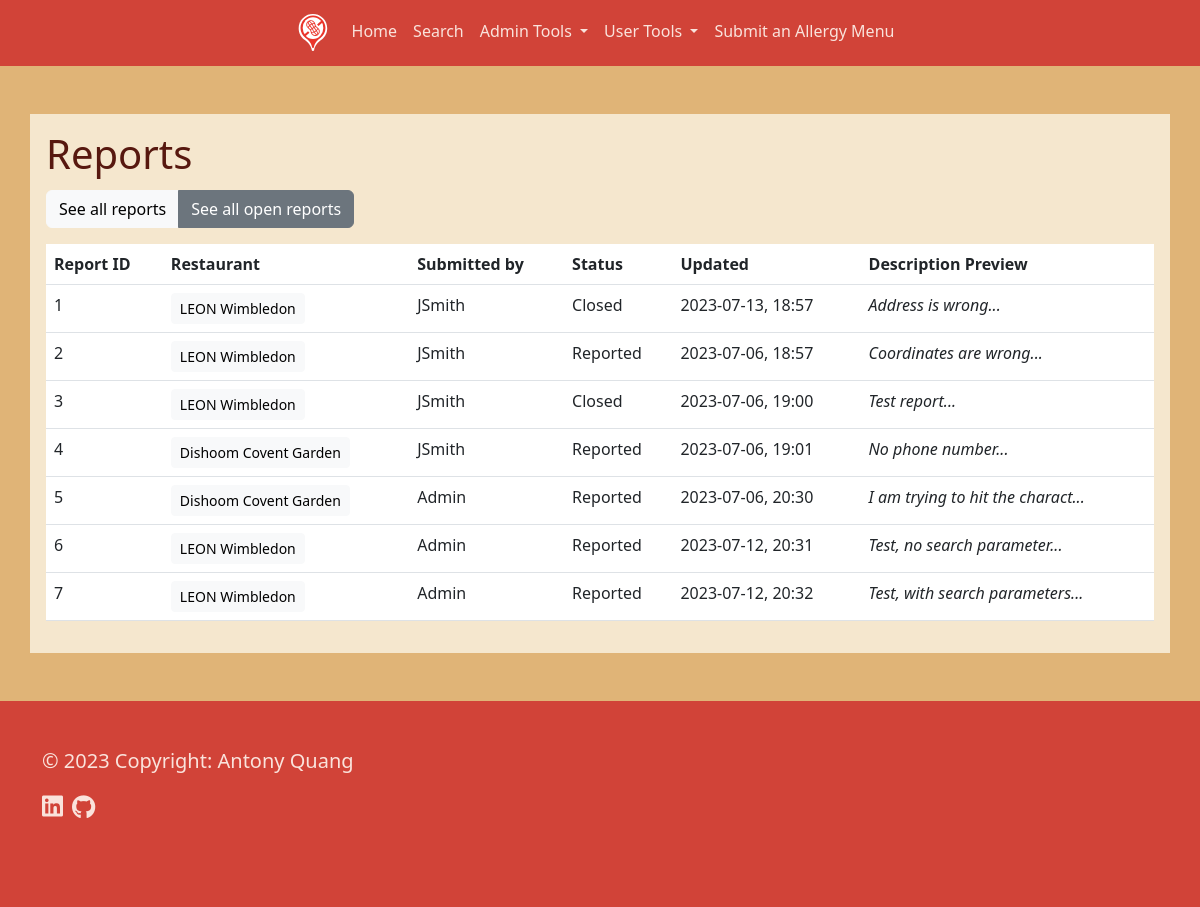
The page /admin/reports (signed in) on the database its author committed.
### application/models.py (models this page shows, shortened)
class Report(db.Model):
    __tablename__ = "reports"
    id = db.Column(db.Integer, primary_key=True)
    description = db.Column(db.String(140), unique=False, nullable=False)
    status = db.Column(db.String(), default="Reported")
    start_datetime = db.Column(db.DateTime, nullable=False)
    update_datetime = db.Column(db.DateTime, nullable=False)
    parent_user = db.relationship("User", back_populates="reports")
    parent_user_id = db.Column(db.Integer, db.ForeignKey("users.id"))
    parent_restaurant = db.relationship("Restaurant", back_populates="reports")
    parent_restaurant_id = db.Column(db.Integer, db.ForeignKey("restaurants.id"))

class Restaurant(db.Model):
    __tablename__ = "restaurants"
    id = db.Column(db.Integer, primary_key=True)
    name = db.Column(db.String(30), nullable=False)
    latitude = db.Column(db.Numeric, nullable=False)
    longitude = db.Column(db.Numeric, nullable=False)
    price = db.Column(db.String(3), nullable=False)
    website = db.Column(db.String(), nullable=False)
    menu = db.Column(db.String(), nullable=False)
    status = db.Column(db.String(30), default="Proposed", unique=False, nullable=False)
    phone = db.Column(db.String())
    start_datetime = db.Column(db.DateTime, nullable=False)
    update_datetime = db.Column(db.DateTime, nullable=False)
    address = db.Column(db.String(250), unique=False, nullable=False)
    maps_url = db.Column(db.String(), nullable=False)
    cuisines = db.Column(JsonEncodedDict)
    reports = db.relationship("Report", back_populates="parent_restaurant")

class User(db.Model, UserMixin):
    __tablename__ = "users"
    id = db.Column(db.Integer, primary_key=True)
    user_type = db.Column(db.String(), default="User", nullable=False)
    username = db.Column(db.String(30), unique=True, nullable=False)
    first_name = db.Column(db.String(50), unique=False, nullable=False)
    surname = db.Column(db.String(50), unique=False, nullable=False)
    password = db.Column(db.String(180), unique=False, nullable=False)
    email = db.Column(db.String(180), unique=True, nullable=False)
    start_datetime = db.Column(db.DateTime, nullable=False)
    updated_datetime = db.Column(db.DateTime)
    favourites = db.relationship("Restaurant", secondary=user_restaurant, backref="fans")
    reports = db.relationship("Report", back_populates="parent_user")

### application/admin/routes.py (the view)
@bp.route("/reports/<open_reports>")
@bp.route("/reports/<int:restaurant_id>")
@bp.route("/reports")
@login_required
def report_database(restaurant_id=None, open_reports=None):
    if current_user.user_type != "Admin":
        flash("You do not have access to this page.")
        return redirect(url_for("public.home"))
    if restaurant_id:
        reports = Report.query.filter_by(parent_restaurant_id=restaurant_id)
    elif open_reports:
        reports = Report.query.filter(Report.status != "Closed")
    else:
        reports = Report.query.all()
    return render_template("admin/report_database.html", reports=reports)

### application/models.py (called while the page is built)
@login_manager.user_loader
def user_loader(user_id):
    return User.query.get(user_id)

    def process_result_value(self, value, dialect):
        if value is None:
            return '{}'
        else:
            return json.loads(value)

### application/templates/admin/report_database.html (shortened to what this page needs)
{% extends "header.html" %}
{% block content %}
<link href="https://cdn.datatables.net/v/bs5/dt-1.13.5/r-2.5.0/sc-2.2.0/datatables.min.css" rel="stylesheet"/>
<div class="fluid-container orange-section py-5 w-100" >
    <div class="container neutral-section p-3">
        <div class="pb-1">
            <h1>Reports</h1>
        </div>
        <div class="mb-3 btn-group">
            <a href="{{ url_for('admin.report_database') }}" class="btn btn-light">See all reports</a>
            <a href="{{ url_for('admin.report_database', open_reports='open') }}" class="btn btn-secondary">See all open reports</a>
        </div>
        <div class="row mx-auto">
            <table class="table neutral-section" id="report-table">
            <thead>
                <tr>
                    <th>Report ID</th>
                    <th>Restaurant</th>
                    <th>Submitted by</th>
                    <th>Status</th>
                    <th>Updated</th>
                    <th>Description Preview</th>
                </tr>
            </thead>
            <tbody>
                {% for report in reports %}
                    <tr>
                        <td>{{ report.id }}</td>
                        <td>
                            <button type="button" class="btn btn-sm btn-light" data-bs-toggle="modal" data-bs-target="#Modal-{{ report.id }}">
                            {{ report.parent_restaurant.name }}
                            </button>
                        </td>
                        <td>{{ report.parent_user.username }}</td>
                        <td>{{ report.status }}</td>
                        <td>{{ report.update_datetime.date() }},  {{ report.start_datetime.time().strftime("%H:%M") }}</td>
                        <td><i>{{ report.description[:30] }}...</i></td>
                    </tr>
                {% endfor %}
            </tbody>
        </table>
        </div>
    </div>
</div>
{% endblock %}

### application/static/css/styles.css (style rules this page uses)
html { min-height: 100%; min-width: 100%; overflow-y: scroll; }
body { background-color: #d14338; scroll-behavior: smooth; min-height: 100%; }
.orange-section { background: #E0B477; color: #e4f5f0; }
.neutral-section { color: #57180f; background: #f5e7ce; }

### rows shown on the page
Report: id "1", parent_restaurant.name "LEON Wimbledon", parent_user.username "JSmith", status "Closed", update_datetime "2023-07-13", start_datetime.time "18:57", description "Address is wrong"
Report: id "2", parent_restaurant.name "LEON Wimbledon", parent_user.username "JSmith", status "Reported", update_datetime "2023-07-06", start_datetime.time "18:57", description "Coordinates are wrong"
Report: id "3", parent_restaurant.name "LEON Wimbledon", parent_user.username "JSmith", status "Closed", update_datetime "2023-07-06", start_datetime.time "19:00", description "Test report"
Report: id "4", parent_restaurant.name "Dishoom Covent Garden", parent_user.username "JSmith", status "Reported", update_datetime "2023-07-06", start_datetime.time "19:01", description "No phone number"
Report: id "5", parent_restaurant.name "Dishoom Covent Garden", parent_user.username "Admin", status "Reported", update_datetime "2023-07-06", start_datetime.time "20:30", description "I am trying to hit the charact"
Report: id "6", parent_restaurant.name "LEON Wimbledon", parent_user.username "Admin", status "Reported", update_datetime "2023-07-12", start_datetime.time "20:31", description "Test, no search parameter"
Report: id "7", parent_restaurant.name "LEON Wimbledon", parent_user.username "Admin", status "Reported", update_datetime "2023-07-12", start_datetime.time "20:32", description "Test, with search parameters"
